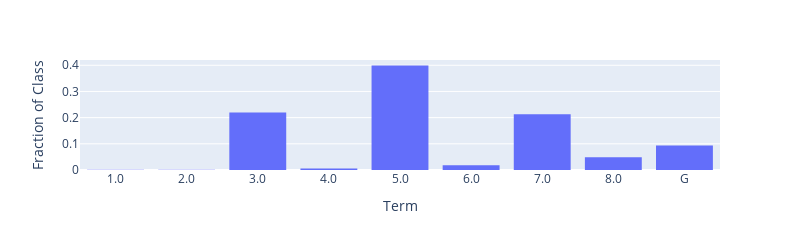

Notebook code cell kept with this figure:
### Markdown cell above
### What year are you?

### Code cell
fig = px.histogram(majors['Terms in Attendance'].sort_values(),
                   histnorm='probability')

fig.update_layout(showlegend=False,
                  xaxis_title="Term",
                  yaxis_title="Fraction of Class",
                  autosize=False, 
                  width=800, 
                  height=250)

### Figure 1 — Plotly figure (JSON) as saved in the notebook; plotly's stock layout.template omitted (floating-point values rounded to 4 significant figures; data arrays with more than 128 entries replaced by an {"elided": "..."} marker saying what was removed)
{"data": [{"alignmentgroup": "True", "bingroup": "x", "histnorm": "probability", "hovertemplate": "variable=Terms in Attendance<br>value=%{x}<br>probability=%{y}<extra></extra>", "legendgroup": "Terms in Attendance", "marker": {"color": "#636efa", "pattern": {"shape": ""}}, "name": "Terms in Attendance", "offsetgroup": "Terms in Attendance", "orientation": "v", "showlegend": true, "type": "histogram", "x": {"elided": "1200 str values"}, "xaxis": "x", "yaxis": "y"}], "layout": {"autosize": false, "barmode": "relative", "height": 250, "legend": {"title": {"text": "variable"}, "tracegroupgap": 0}, "margin": {"t": 60}, "showlegend": false, "width": 800, "xaxis": {"anchor": "y", "domain": [0, 1], "title": {"text": "Term"}}, "yaxis": {"anchor": "x", "domain": [0, 1], "title": {"text": "Fraction of Class"}}}}
